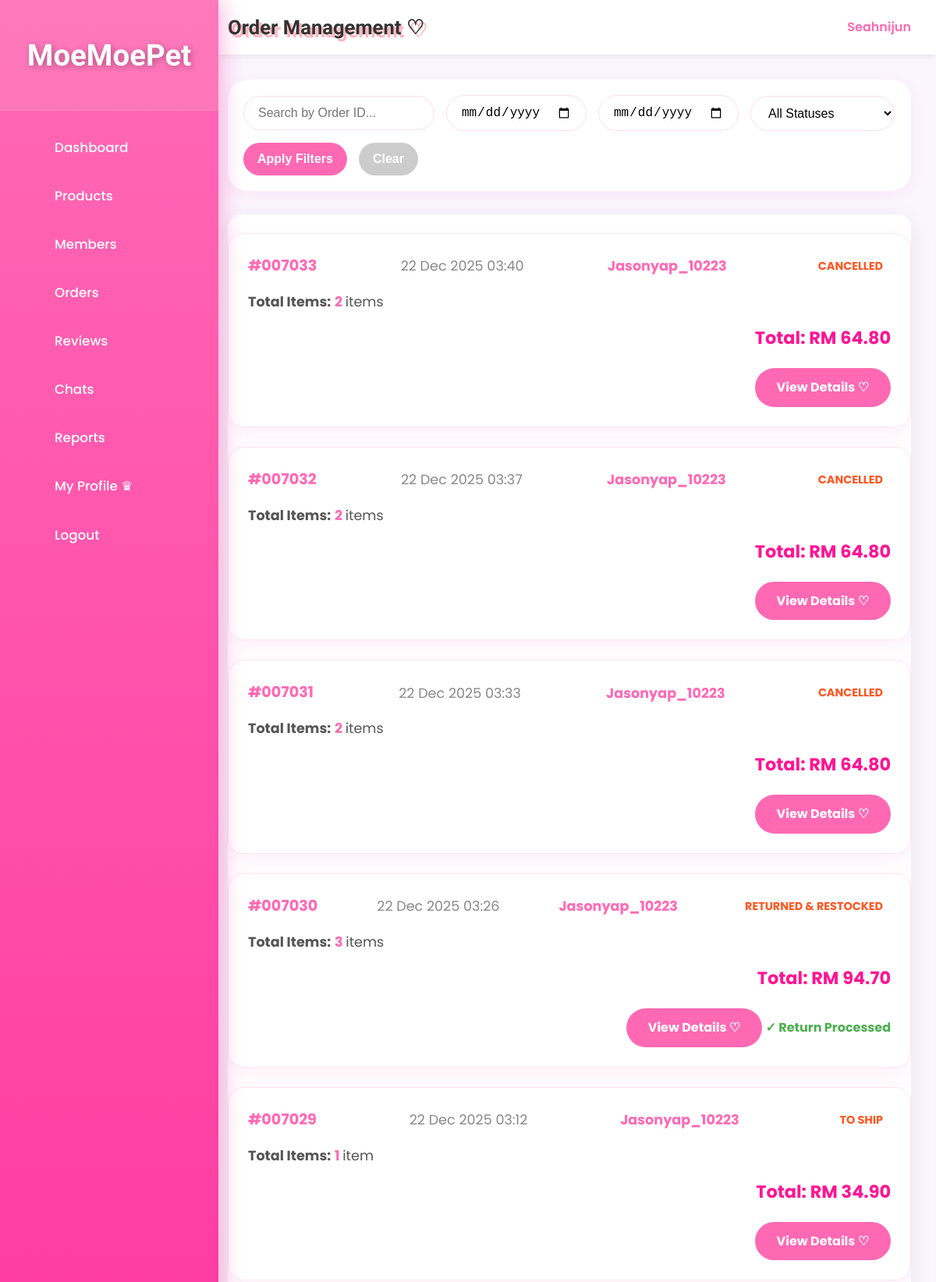
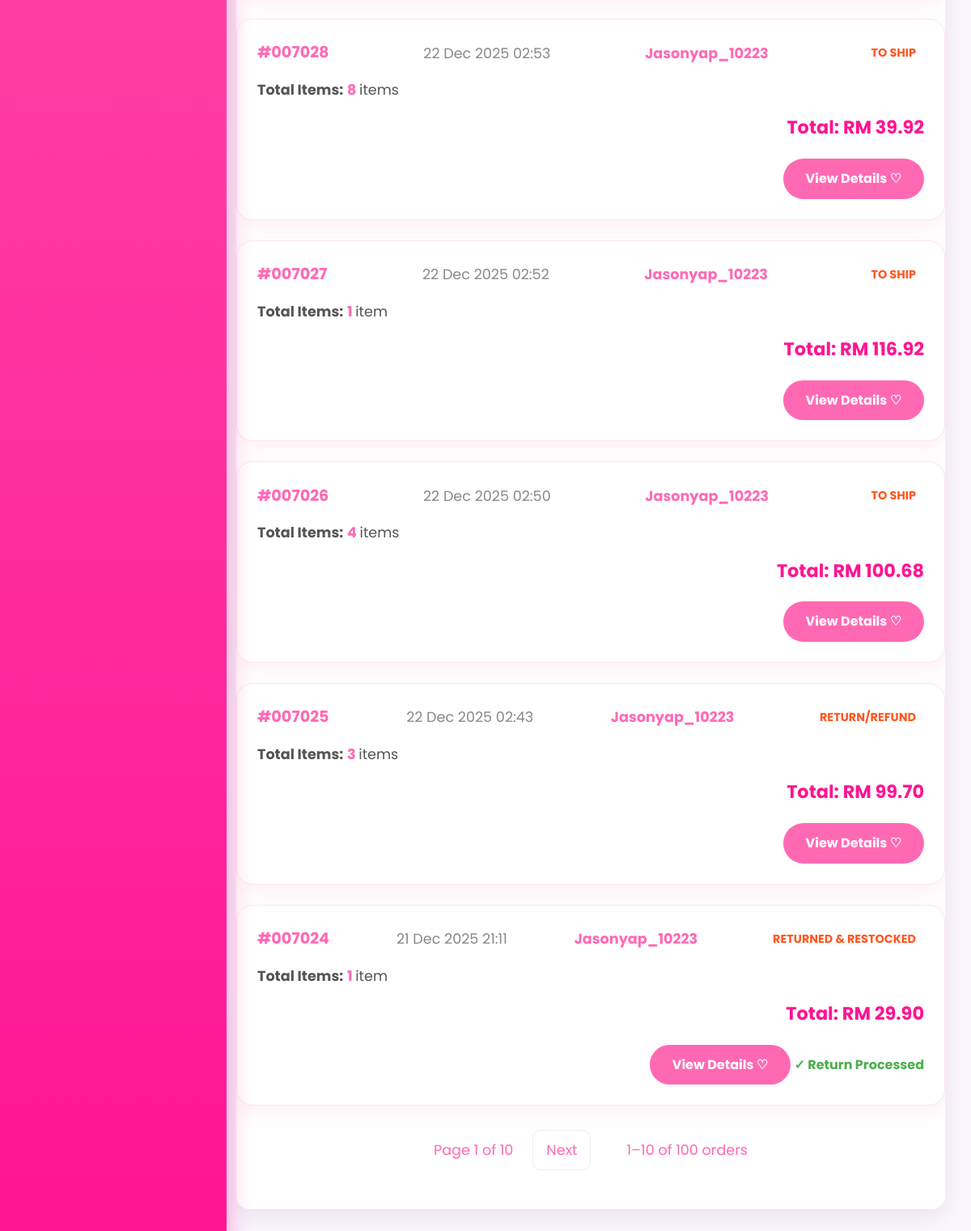
Screenshot of /admin/order_list.php (signed in) with the database file from the repository (2 pictures, top to bottom).
### tables this page shows
CREATE TABLE `orders` (
  `order_id` int(11) NOT NULL,
  `user_id` int(11) NOT NULL,
  `shipping_address` text DEFAULT NULL,
  `recipient_name` varchar(100) NOT NULL,
  `recipient_phone` varchar(20) NOT NULL,
  `total_amount` decimal(10,2) NOT NULL,
  `shipping_fee` decimal(10,2) DEFAULT 0.00,
  `shipping_region` varchar(20) DEFAULT NULL,
  `payment_method` varchar(50) DEFAULT NULL,
  `card_last4` varchar(4) DEFAULT NULL,
  `qr_code` text DEFAULT NULL,
  `qr_generated_at` datetime DEFAULT NULL,
  `order_date` datetime NOT NULL DEFAULT current_timestamp(),
  `order_status` varchar(50) DEFAULT 'Pending Payment',
  `status` enum('Pending Payment','To Ship','Shipped','Completed','Cancelled','Return/Refund') NOT NULL DEFAULT 'Pending Payment',
  `return_reason` varchar(255) DEFAULT NULL,
  `voucher_code` varchar(50) DEFAULT NULL,
  `discount_amount` decimal(10,2) DEFAULT 0.00
);

CREATE TABLE `users` (
  `id` int(11) NOT NULL,
  `username` varchar(50) NOT NULL,
  `email` varchar(100) NOT NULL,
  `phone` varchar(20) NOT NULL,
  `home_address` varchar(255) NOT NULL,
  `password` varchar(255) NOT NULL,
  `reset_token` varchar(255) DEFAULT NULL,
  `reset_token_expiry` datetime DEFAULT NULL,
  `role` enum('member','admin') NOT NULL DEFAULT 'member',
  `created_at` datetime DEFAULT current_timestamp(),
  `profile_pic` varchar(255) DEFAULT NULL,
  `locked` tinyint(1) DEFAULT 0,
  `lock_reason` varchar(255) DEFAULT NULL,
  `locked_at` datetime DEFAULT NULL
);

### _base.php (called while the page is built, shortened)
<?php
function encode($value) {
    return htmlentities($value);
}
?>

### admin/order_list.php (the view, shortened to what this page needs)
    <?php
    require '../_base.php';
    $page = max(1, (int)($_GET['page'] ?? 1));
    $limit = (int)($_GET['limit'] ?? 10);
    $offset = ($page - 1) * $limit;
    $search_id = trim($_GET['search_id'] ?? '');
    $date_from = $_GET['date_from'] ?? '';
    $date_to = $_GET['date_to'] ?? '';
    $status_filter = $_GET['status'] ?? 'all';
    $where = '';
    $params = [];
    $count_stmt = $_db->prepare("SELECT COUNT(*) FROM orders o WHERE 1 $where");
    $count_stmt->execute($params);
    $total = $count_stmt->fetchColumn();
    $total_pages = max(1, ceil($total / $limit));
$sql = "
    SELECT o.*, u.username,
        COALESCE(SUM(oi.quantity), 0) AS total_quantity
    FROM orders o
    JOIN users u ON o.user_id = u.id
    LEFT JOIN order_items oi ON o.order_id = oi.order_id
    WHERE 1 $where
    GROUP BY o.order_id
    ORDER BY o.order_date DESC
    LIMIT $limit OFFSET $offset
";
$stmt = $_db->prepare($sql);
$stmt->execute($params);
$orders = $stmt->fetchAll();
    $status_options = [
        'all' => 'All Statuses',
        'Pending Payment' => 'Pending Payment',
        'To Ship' => 'To Ship',
        'Shipped' => 'Shipped',
        'Completed' => 'Completed',
        'Cancelled' => 'Cancelled',
        'Return/Refund' => 'Return/Refund'
    ];
    ?>
    <!DOCTYPE html>
    <html lang="en">
    <head>
        <link rel="stylesheet" href="/css/app.css">
    </head>
    <body>
    <div class="admin-layout">
        <aside class="admin-sidebar">
            <div class="logo"><h2>MoeMoePet</h2></div>
        <ul>
            <li><a href="/admin.php"><i class="fas fa-tachometer-alt"></i> Dashboard</a></li>
            <li><a href="/admin/product_list.php"><i class="fas fa-box"></i> Products</a></li>
            <li><a href="/admin/member_list.php"><i class="fas fa-users"></i> Members</a></li>
            <li><a href="/admin/order_list.php"><i class="fas fa-shopping-cart"></i> Orders</a></li>
            <li><a href="/admin/review_list.php"><i class="fas fa-star"></i> Reviews</a></li>
            <li><a href="/admin/chat_list.php"><i class="fas fa-comments"></i> Chats</a></li>
            <li><a href="/admin/report.php"><i class="fas fa-chart-bar"></i> Reports</a></li>
            <li><a href="/admin/profile.php"><i class="fas fa-user-cog"></i> My Profile ♛</a></li>
            <li><a href="/logout.php"><i class="fas fa-sign-out-alt"></i> Logout</a></li>
        </ul>
        </aside>
        <main class="admin-main">
            <header class="admin-header">
                <h1>Order Management ♡</h1>
                <div class="admin-user">
                    <span><?= encode($_SESSION['user']) ?></span>
                </div>
            </header>
            <div class="toolbar">
                <input type="text" name="search_id" placeholder="Search by Order ID..." value="<?= encode($search_id) ?>">
                <input type="date" name="date_from" value="<?= encode($date_from) ?>">
                <input type="date" name="date_to" value="<?= encode($date_to) ?>">
                <select name="status">
                    <?php foreach ($status_options as $value => $label): ?>
                        <option value="<?= $value ?>" <?= $status_filter === $value ? 'selected' : '' ?>>
                            <?= $label ?>
                        </option>
                    <?php endforeach; ?>
                </select>
                <button onclick="applyFilters()">Apply Filters</button>
                <button onclick="clearFilters()" style="background:#ccc;">Clear</button>
            </div>
            <div class="table-card">
                <?php if (empty($orders)): ?>
                    <div class="empty-full" style="text-align:center;padding:80px;color:#999;">
                        No orders found~ ♡<br>
                        <?php if ($search_id || $date_from || $date_to || $status_filter !== 'all'): ?>
                            Try adjusting your filters!
                        <?php else: ?>
                            Waiting for the first cute order! ♡
                        <?php endif; ?>
                    </div>
<?php else: ?>
<?php foreach ($orders as $o): ?>
    <div class="purchase-card">
        <div class="order-header">
            <span class="order-id">#<?= sprintf('%06d', $o->order_id) ?></span>
            <span class="order-date"><?= date('d M Y H:i', strtotime($o->order_date)) ?></span>
            <span style="color:#ff69b4;font-weight:bold;"><?= encode($o->username) ?></span>
            <span class="order-status <?= strtolower(str_replace([' ', '/'], '-', $o->order_status)) ?>">
                <?= $o->order_status ?>
            </span>
        </div>
        <div class="order-items" style="margin: 15px 0; font-size: 1.1rem;">
            <strong>Total Items:</strong>
            <span style="color:#ff69b4; font-weight:bold;">
                <?= (int)$o->total_quantity ?>
            </span>
            <?= $o->total_quantity == 1 ? 'item' : 'items' ?>
        </div>
        <div class="order-total" style="text-align:right;font-size:1.4rem;margin:15px 0;">
            Total: <strong style="color:#ff1493;">RM <?= number_format($o->total_amount, 2) ?></strong>
        </div>
        <div style="text-align:right; margin-top:20px;">
            <a href="order_view.php?id=<?= $o->order_id ?>"
               style="display:inline-block;background:#ff69b4;color:white;padding:12px 28px;border-radius:25px;text-decoration:none;font-weight:bold;margin-left:8px;">
                View Details ♡
            </a>
            <?php if ($o->order_status === 'Return Requested'): ?>
                <a href="process_return.php?id=<?= $o->order_id ?>&action=restock"
                   style="display:inline-block;background:#4caf50;color:white;padding:12px 24px;border-radius:25px;text-decoration:none;font-weight:bold;margin-left:8px;"
                   onclick="return confirm('✅ Restock all items and complete the return?')">
                    Restock & Complete ♡
                </a>
                <a href="process_return.php?id=<?= $o->order_id ?>&action=no_restock"
                   style="display:inline-block;background:#ff9800;color:white;padding:12px 24px;border-radius:25px;text-decoration:none;font-weight:bold;margin-left:8px;"
                   onclick="return confirm('❌ Process refund WITHOUT restocking items? (e.g. damaged)')">
                    Refund Only
                </a>
            <?php elseif (in_array($o->order_status, ['Returned & Restocked', 'Refunded (No Restock)'])): ?>
                <span style="color:#4caf50;font-weight:bold;">✓ Return Processed</span>
            <?php endif; ?>
        </div>
    </div>
<?php endforeach; ?>
<?php endif; ?>
                <?php if ($total > $limit): ?>
                <div class="pagination" style="margin-top:30px;text-align:center;">
                    <span>Page <?= $page ?> of <?= $total_pages ?></span>
                    <?php if ($page < $total_pages): ?>
                        <a href="?<?= http_build_query(array_merge($_GET, ['page' => $page+1])) ?>">Next</a>
                    <?php endif; ?>
                    <span style="margin-left:20px;">
                        <?= $offset + 1 ?>–<?= min($offset + $limit, $total) ?> of <?= $total ?> orders
                    </span>
                </div>
                <?php endif; ?>
            </div>
        </main>
    </div>
    </body>
    </html>

### admin/order_list.php (style rules this page uses)
.toolbar { display: flex; flex-wrap: wrap; gap: 15px; align-items: center; padding: 20px; background: white; border-radius: 25px; box-shadow: 0 5px 15px rgba(255,105,180,0.1); margin-bottom: 30px; }
.toolbar input, .toolbar select, .toolbar button { padding: 12px 18px; border-radius: 25px; border: 1px solid #ffdee6; background: white; font-size: 1rem; }
.toolbar button { background: #ff69b4; color: white; border: none; cursor: pointer; font-weight: bold; }
.purchase-card { background: white; border-radius: 20px; padding: 25px; margin-bottom: 25px; box-shadow: 0 8px 25px rgba(255,105,180,0.1); }
.order-header { display: flex; flex-wrap: wrap; justify-content: space-between; align-items: center; gap: 10px; font-size: 1.1rem; margin-bottom: 15px; }
.order-status { padding: 8px 16px; border-radius: 20px; font-weight: bold; text-transform: uppercase; font-size: 0.9rem; }
.order-status.to-ship { background: #e3f2fd; color: #1565c0; }
.order-status.cancelled { background: #ffebee; color: #c62828; }
.order-status.return-refund { background: #fffde7; color: #f57f17; }

### rows the page displays
orders: order_id "007033", order_date "22 Dec 2025 03:40", user.username "Jasonyap_10223", order_status "CANCELLED", total_quantity "2", shows "items", total_amount "64.80"
orders: order_id "007032", order_date "22 Dec 2025 03:37", user.username "Jasonyap_10223", order_status "CANCELLED", total_quantity "2", shows "items", total_amount "64.80"
orders: order_id "007031", order_date "22 Dec 2025 03:33", user.username "Jasonyap_10223", order_status "CANCELLED", total_quantity "2", shows "items", total_amount "64.80"
orders: order_id "007030", order_date "22 Dec 2025 03:26", user.username "Jasonyap_10223", order_status "RETURNED & RESTOCKED", total_quantity "3", shows "items", total_amount "94.70", shows "✓ Return Processed"
orders: order_id "007029", order_date "22 Dec 2025 03:12", user.username "Jasonyap_10223", order_status "TO SHIP", total_quantity "1", shows "item", total_amount "34.90"
orders: order_id "007028", order_date "22 Dec 2025 02:53", user.username "Jasonyap_10223", order_status "TO SHIP", total_quantity "8", shows "items", total_amount "39.92"
orders: order_id "007027", order_date "22 Dec 2025 02:52", user.username "Jasonyap_10223", order_status "TO SHIP", total_quantity "1", shows "item", total_amount "116.92"
orders: order_id "007026", order_date "22 Dec 2025 02:50", user.username "Jasonyap_10223", order_status "TO SHIP", total_quantity "4", shows "items", total_amount "100.68"
orders: order_id "007025", order_date "22 Dec 2025 02:43", user.username "Jasonyap_10223", order_status "RETURN/REFUND", total_quantity "3", shows "items", total_amount "99.70"
orders: order_id "007024", order_date "21 Dec 2025 21:11", user.username "Jasonyap_10223", order_status "RETURNED & RESTOCKED", total_quantity "1", shows "item", total_amount "29.90", shows "✓ Return Processed"

### other values shown
encode($_SESSION['user']) "Seahnijun"
$page "1"
$total_pages "10"
$offset + 1 "1"
min($offset + $limit, $total) "10"
$total "100"
form field status "All Statuses"
